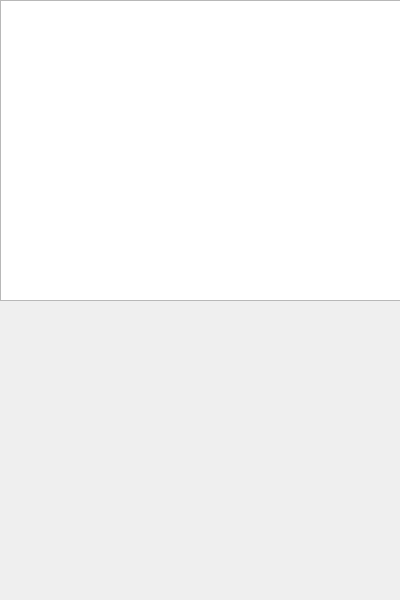
<?xml version="1.0" encoding="UTF-8"?>
<ui version="4.0">
 <class>serchDialog</class>
 <widget class="QDialog" name="serchDialog">
  <property name="geometry">
   <rect>
    <x>0</x>
    <y>0</y>
    <width>400</width>
    <height>600</height>
   </rect>
  </property>
  <property name="sizePolicy">
   <sizepolicy hsizetype="Fixed" vsizetype="Fixed">
    <horstretch>0</horstretch>
    <verstretch>0</verstretch>
   </sizepolicy>
  </property>
  <property name="minimumSize">
   <size>
    <width>400</width>
    <height>600</height>
   </size>
  </property>
  <property name="windowTitle">
   <string>Dialog</string>
  </property>
  <widget class="QListWidget" name="listWidget">
   <property name="geometry">
    <rect>
     <x>0</x>
     <y>0</y>
     <width>401</width>
     <height>301</height>
    </rect>
   </property>
  </widget>
  <widget class="QLabel" name="label">
   <property name="geometry">
    <rect>
     <x>0</x>
     <y>0</y>
     <width>401</width>
     <height>301</height>
    </rect>
   </property>
   <property name="text">
    <string/>
   </property>
   <property name="alignment">
    <set>Qt::AlignCenter</set>
   </property>
  </widget>
 </widget>
 <resources/>
 <connections/>
</ui>
